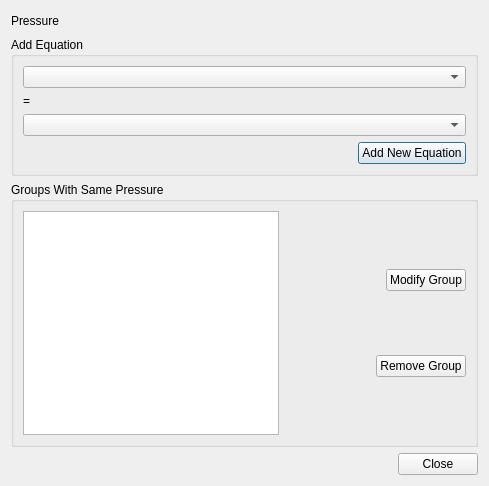
<?xml version="1.0" encoding="UTF-8"?>
<ui version="4.0">
 <class>ipfixDialog</class>
 <widget class="QDialog" name="ipfixDialog">
  <property name="geometry">
   <rect>
    <x>0</x>
    <y>0</y>
    <width>489</width>
    <height>486</height>
   </rect>
  </property>
  <property name="sizePolicy">
   <sizepolicy hsizetype="MinimumExpanding" vsizetype="MinimumExpanding">
    <horstretch>0</horstretch>
    <verstretch>0</verstretch>
   </sizepolicy>
  </property>
  <property name="windowTitle">
   <string>Dialog</string>
  </property>
  <layout class="QVBoxLayout" name="verticalLayout">
   <item>
    <layout class="QHBoxLayout" name="horizontalLayout">
     <item>
      <widget class="QLabel" name="label">
       <property name="text">
        <string>Pressure</string>
       </property>
      </widget>
     </item>
     <item>
      <spacer name="horizontalSpacer">
       <property name="orientation">
        <enum>Qt::Horizontal</enum>
       </property>
       <property name="sizeHint" stdset="0">
        <size>
         <width>40</width>
         <height>20</height>
        </size>
       </property>
      </spacer>
     </item>
    </layout>
   </item>
   <item>
    <widget class="QGroupBox" name="groupBox">
     <property name="title">
      <string>Add Equation</string>
     </property>
     <layout class="QVBoxLayout" name="verticalLayout_4">
      <item>
       <layout class="QVBoxLayout" name="verticalLayout_3">
        <item>
         <widget class="QComboBox" name="tCB2">
          <property name="sizePolicy">
           <sizepolicy hsizetype="Minimum" vsizetype="Fixed">
            <horstretch>0</horstretch>
            <verstretch>0</verstretch>
           </sizepolicy>
          </property>
         </widget>
        </item>
        <item>
         <widget class="QLabel" name="label_2">
          <property name="sizePolicy">
           <sizepolicy hsizetype="Fixed" vsizetype="Preferred">
            <horstretch>0</horstretch>
            <verstretch>0</verstretch>
           </sizepolicy>
          </property>
          <property name="minimumSize">
           <size>
            <width>10</width>
            <height>0</height>
           </size>
          </property>
          <property name="text">
           <string>=</string>
          </property>
         </widget>
        </item>
        <item>
         <widget class="QComboBox" name="tCB1">
          <property name="sizePolicy">
           <sizepolicy hsizetype="Minimum" vsizetype="Fixed">
            <horstretch>0</horstretch>
            <verstretch>0</verstretch>
           </sizepolicy>
          </property>
         </widget>
        </item>
       </layout>
      </item>
      <item>
       <layout class="QHBoxLayout" name="horizontalLayout_5">
        <item>
         <spacer name="horizontalSpacer_5">
          <property name="orientation">
           <enum>Qt::Horizontal</enum>
          </property>
          <property name="sizeHint" stdset="0">
           <size>
            <width>40</width>
            <height>20</height>
           </size>
          </property>
         </spacer>
        </item>
        <item>
         <widget class="QPushButton" name="addButton">
          <property name="text">
           <string>Add New Equation</string>
          </property>
         </widget>
        </item>
       </layout>
      </item>
     </layout>
    </widget>
   </item>
   <item>
    <widget class="QGroupBox" name="groupBox_2">
     <property name="title">
      <string>Groups With Same Pressure</string>
     </property>
     <layout class="QHBoxLayout" name="horizontalLayout_3">
      <item>
       <widget class="QListView" name="listView">
        <property name="sizePolicy">
         <sizepolicy hsizetype="Minimum" vsizetype="Expanding">
          <horstretch>0</horstretch>
          <verstretch>0</verstretch>
         </sizepolicy>
        </property>
       </widget>
      </item>
      <item>
       <layout class="QVBoxLayout" name="verticalLayout_2">
        <item>
         <layout class="QHBoxLayout" name="horizontalLayout_4">
          <item>
           <spacer name="horizontalSpacer_2">
            <property name="orientation">
             <enum>Qt::Horizontal</enum>
            </property>
            <property name="sizeHint" stdset="0">
             <size>
              <width>40</width>
              <height>20</height>
             </size>
            </property>
           </spacer>
          </item>
          <item>
           <widget class="QPushButton" name="modifyButton">
            <property name="text">
             <string>Modify Group</string>
            </property>
           </widget>
          </item>
         </layout>
        </item>
        <item>
         <layout class="QHBoxLayout" name="horizontalLayout_7">
          <item>
           <spacer name="horizontalSpacer_4">
            <property name="orientation">
             <enum>Qt::Horizontal</enum>
            </property>
            <property name="sizeHint" stdset="0">
             <size>
              <width>40</width>
              <height>20</height>
             </size>
            </property>
           </spacer>
          </item>
          <item>
           <widget class="QPushButton" name="removeButton">
            <property name="text">
             <string>Remove Group</string>
            </property>
           </widget>
          </item>
         </layout>
        </item>
       </layout>
      </item>
     </layout>
    </widget>
   </item>
   <item>
    <layout class="QHBoxLayout" name="horizontalLayout_6">
     <item>
      <spacer name="horizontalSpacer_3">
       <property name="orientation">
        <enum>Qt::Horizontal</enum>
       </property>
       <property name="sizeHint" stdset="0">
        <size>
         <width>40</width>
         <height>20</height>
        </size>
       </property>
      </spacer>
     </item>
     <item>
      <widget class="QPushButton" name="okButton">
       <property name="text">
        <string>Close</string>
       </property>
      </widget>
     </item>
    </layout>
   </item>
  </layout>
 </widget>
 <tabstops>
  <tabstop>okButton</tabstop>
  <tabstop>tCB1</tabstop>
  <tabstop>tCB2</tabstop>
  <tabstop>addButton</tabstop>
  <tabstop>listView</tabstop>
  <tabstop>modifyButton</tabstop>
  <tabstop>removeButton</tabstop>
 </tabstops>
 <resources/>
 <connections/>
</ui>
